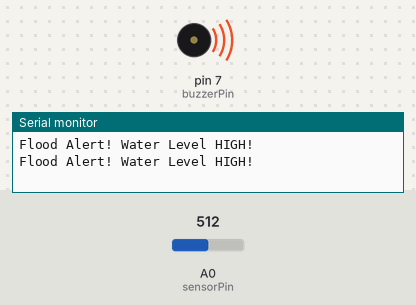
Bench run of a sketch on a simulated Arduino Uno, built with avr-gcc and run on an emulated ATmega328P. Parts: buzzer (waves = sounding, pin HIGH), the last lines printed to the serial monitor. Inputs (shaded band) come from the test bench; at power-on: A0 (sensorPin) = 512.

Above: at 2.8 s.
2.9 s: A0 (sensorPin) set to 494
At 5.0 s:
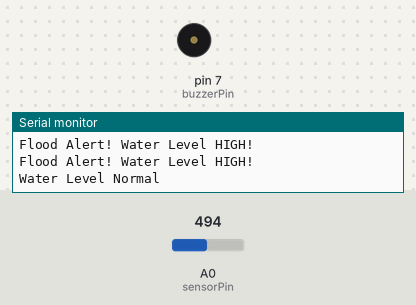
5.6 s: A0 (sensorPin) set to 716
At 6.5 s:
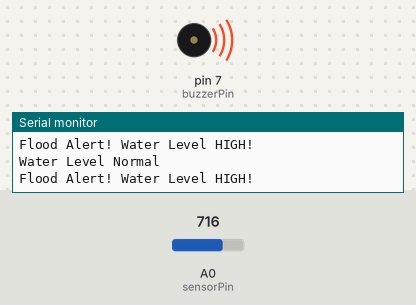
8.3 s: A0 (sensorPin) set to 511
At 10.8 s:
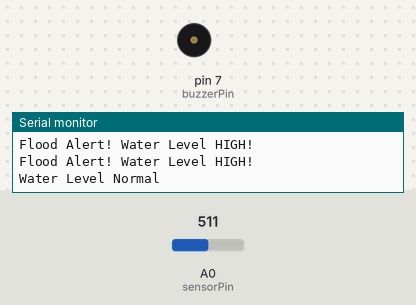
Timing chart, 0 to 12.3 s (numbered marks = the images above; inputs shaded):
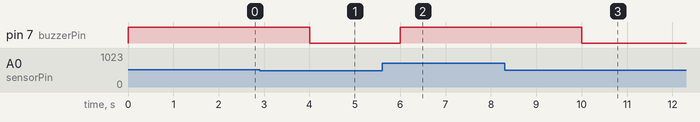

The sketch:

flood_monitoring.ino
```cpp
#define sensorPin A0
#define buzzerPin 7

void setup() {
  pinMode(buzzerPin, OUTPUT);
  Serial.begin(9600);  // For debugging or GSM
}

void loop() {
  int level = analogRead(sensorPin);
  float voltage = level * (5.0 / 1023.0);

  if (voltage > 2.5) {
    digitalWrite(buzzerPin, HIGH);
    Serial.println("Flood Alert! Water Level HIGH!");
    // Simulate SMS:
    // Serial.println("AT+CMGF=1"); delay(100);
    // Serial.println("AT+CMGS=\"+91XXXXXXXXXX\"\r");
    // Serial.print("Flood Detected!");
  } else {
    digitalWrite(buzzerPin, LOW);
    Serial.println("Water Level Normal");
  }

  delay(2000);
}
```

Measured:
- the behaviour switches between 512 and 511 on A0 (sensorPin) (found by bisection; images 0 and 1)
- after the input at 2.9 s, pin 7 (buzzerPin): HIGH → LOW after 1.1 s
- after the input at 5.6 s, pin 7 (buzzerPin): LOW → HIGH after 0.40 s
- after the input at 8.3 s, pin 7 (buzzerPin): HIGH → LOW after 1.7 s
